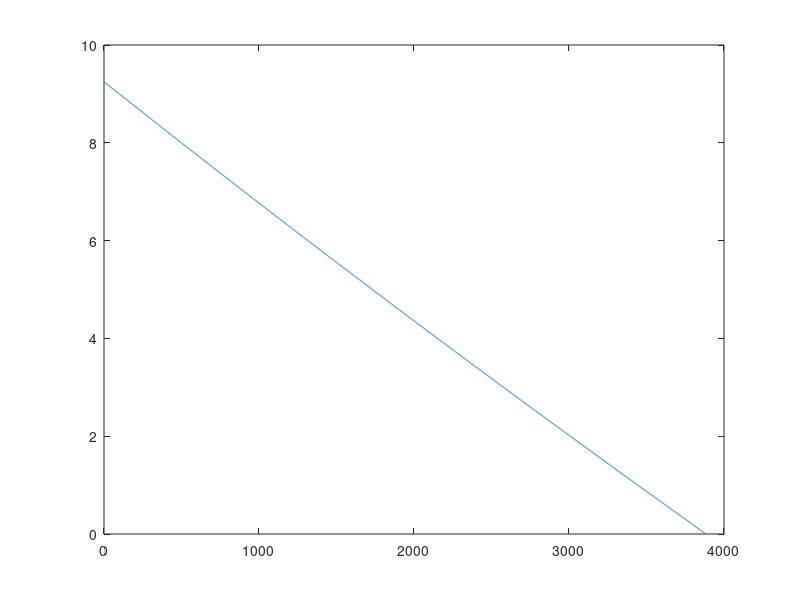

MATLAB code for this plot: (Note: this script raises an error after producing the figure.)
%% max ROC
clear all
close all
clc 
%ISA
lambda_isa=-0.0065;
P0_isa=101325;
T_0_isa=288.15;
rho_0_isa=1.225;
h2=2400;
g_isa=9.80665;
R_isa=287;
%other
h1=15.24;
A=10;
e_clean=0.82;
e_landing=0.73;
e_takeoff=0.77;
W_to=1434.6*9.80665;
S=10.23;
W=1395*9.80665;
%important
PA_total=180000;
PA_secondary= 30000;
PA_primary=150000
%
CL_takeoff=1.7;
CL_land=2.;
rho=1.225;
CD0=0.032;
CD0_takeoff=0.0470;
CD0_land=0.0870;
CL=sqrt(3*pi*A*e_takeoff*CD0_takeoff);
CD=CD0_takeoff+CL^2/(pi*A*e_takeoff);
max5=CL^(3/2)/CD;
h=linspace(0,3880,5000);
ROC_mat=[];
rc=(110-190)*0.75*1000/((15000-2500)*0.3048);
for i =h
T=288.15+lambda_isa*i;
P_isa = P0_isa * ((1 + (lambda_isa*i) / T_0_isa) ^ (-g_isa / (R_isa*lambda_isa)));
rho_isa=P_isa/R_isa/T;
PA1=rho_isa/rho_0_isa*PA_total+rc*i;
ROC=PA1/W_to-sqrt(W_to/S)*sqrt(2)/(max5*sqrt(rho_isa));
ROC_mat=[ROC_mat, ROC];
end
%disp(max(ROC_mat))
plot(h,ROC_mat)
%% Minimum rate of Descent (T=0)
W_land=1336*9.80665;
ROD=-sqrt(W_land/S)*sqrt(2)/(max5*sqrt(rho))


%% Time to climb
V_stall=sqrt(W_to/S*2/rho_isa*1/CL_takeoff);
V_takeoff=1.2*V_stall;
V_cruise=92.6;
He1=h1+V_takeoff^2/(2*g_isa);
He2=h2++(V_cruise^2/(2*g_isa));

ROC_avg=(ROC_mat(1)+ROC_mat(100))/2;
t_climb=(He2-He1)/ROC_avg;
t_climb1=(2400-15.24)/ROC_avg;



%% maximum climb angle.

V_theata= 4*W_to/S*1/(pi*A*e_takeoff)/(1.225*(PA_total/W_to));
PRmin=W_to*sqrt(W_to/S*2/rho*CD^2/CL^3);
Vcl=sqrt(W_to/S*2/rho*1/CL_takeoff);
max_angle=asin((PA_total-PRmin)/(W_to*Vcl))*180/pi;


%% horizontal distance during climb and descent
normal_angle= (max_angle-6)/180*pi;
save('normal_angle')
s_horizontal=(h2-h1)/tan(normal_angle);
s_horizontal2=(He2-He1)/tan(normal_angle);

%% minimum glide angle
CL_glide= sqrt(CD0_land*A*pi*e_landing);
CD_glide= CD0_land+CL_glide^2/(pi*A*e_landing);
glide_angle=asin(-1/(CL_glide/CD_glide))*180/pi

%% MAximum speed
V=linspace(0,200,10000);
prmat=[];
 
for i=V
    CL=W./S*2./rho_isa*1./(i^2);
    CD=CD0+CL.^2/(pi*A*e_clean);
    PR=W*sqrt(W./S*2/rho_isa*CD.^2./CL.^3);
    prmat=[prmat, PR];
    if PR<1.001*PA_total && PR>0.999*PA_total % || PR<0.95*PA
        V_max=i;
    end
end

%plot(V,prmat)
%line([0 200],[PA PA])

